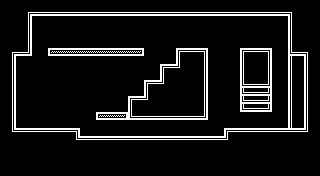

A 2D game scene composited from a Tiled map and its tileset images. What follows is a short description and the map's XML, with every tile layer's data as written:
An orthogonal 20x22 tile map with 16x8 px tiles, 1 tile layer (Capa de Patrones 1).

<map version="1.2" tiledversion="1.2.5" orientation="orthogonal" renderorder="right-down" width="20" height="22" tilewidth="16" tileheight="8" infinite="0" nextlayerid="2" nextobjectid="1">
 <tileset firstgid="1" source="tileset.tsx" />
 <layer id="1" name="Capa de Patrones 1" width="20" height="22">
  <data encoding="csv">
1,1,1,1,1,1,1,1,1,1,1,1,1,1,1,1,1,1,1,1,
1,13,3,3,3,3,3,3,3,3,3,3,3,3,3,3,3,3,12,1,
1,5,1,1,1,1,1,1,1,1,1,1,1,1,1,1,1,1,4,1,
1,5,1,1,1,1,1,1,1,1,1,1,1,1,1,1,1,1,4,1,
1,5,1,1,1,1,1,1,1,1,1,1,1,1,1,1,1,1,4,1,
1,5,1,1,1,1,1,1,1,1,1,1,1,1,1,1,1,1,4,1,
13,9,1,14,15,15,15,15,16,1,1,6,7,1,1,6,7,1,8,12,
5,1,1,1,1,1,1,1,1,1,1,4,5,1,1,4,5,1,4,4,
5,1,1,1,1,1,1,1,1,1,6,10,5,1,1,4,5,1,4,4,
5,1,1,1,1,1,1,1,1,1,4,1,5,1,1,4,5,1,4,4,
5,1,1,1,1,1,1,1,1,6,10,1,5,1,1,8,9,1,4,4,
5,1,1,1,1,1,1,1,1,4,1,1,5,1,1,8,9,1,4,4,
5,1,1,1,1,1,1,1,6,10,1,1,5,1,1,8,9,1,4,4,
5,1,1,1,1,1,1,1,4,1,1,1,5,1,1,8,9,1,4,4,
5,1,1,1,1,1,14,16,8,3,3,3,9,1,1,1,1,1,4,4,
5,1,1,1,1,1,1,1,1,1,1,1,1,1,1,1,1,1,4,4,
11,2,2,2,7,1,1,1,1,1,1,1,1,1,6,2,2,2,2,10,
1,1,1,1,11,2,2,2,2,2,2,2,2,2,10,1,1,1,1,1,
1,1,1,1,1,1,1,1,1,1,1,1,1,1,1,1,1,1,1,1,
1,1,1,1,1,1,1,1,1,1,1,1,1,1,1,1,1,1,1,1,
1,1,1,1,1,1,1,1,1,1,1,1,1,1,1,1,1,1,1,1,
1,1,1,1,1,1,1,1,1,1,1,1,1,1,1,1,1,1,1,1
</data>
 </layer>
</map>
